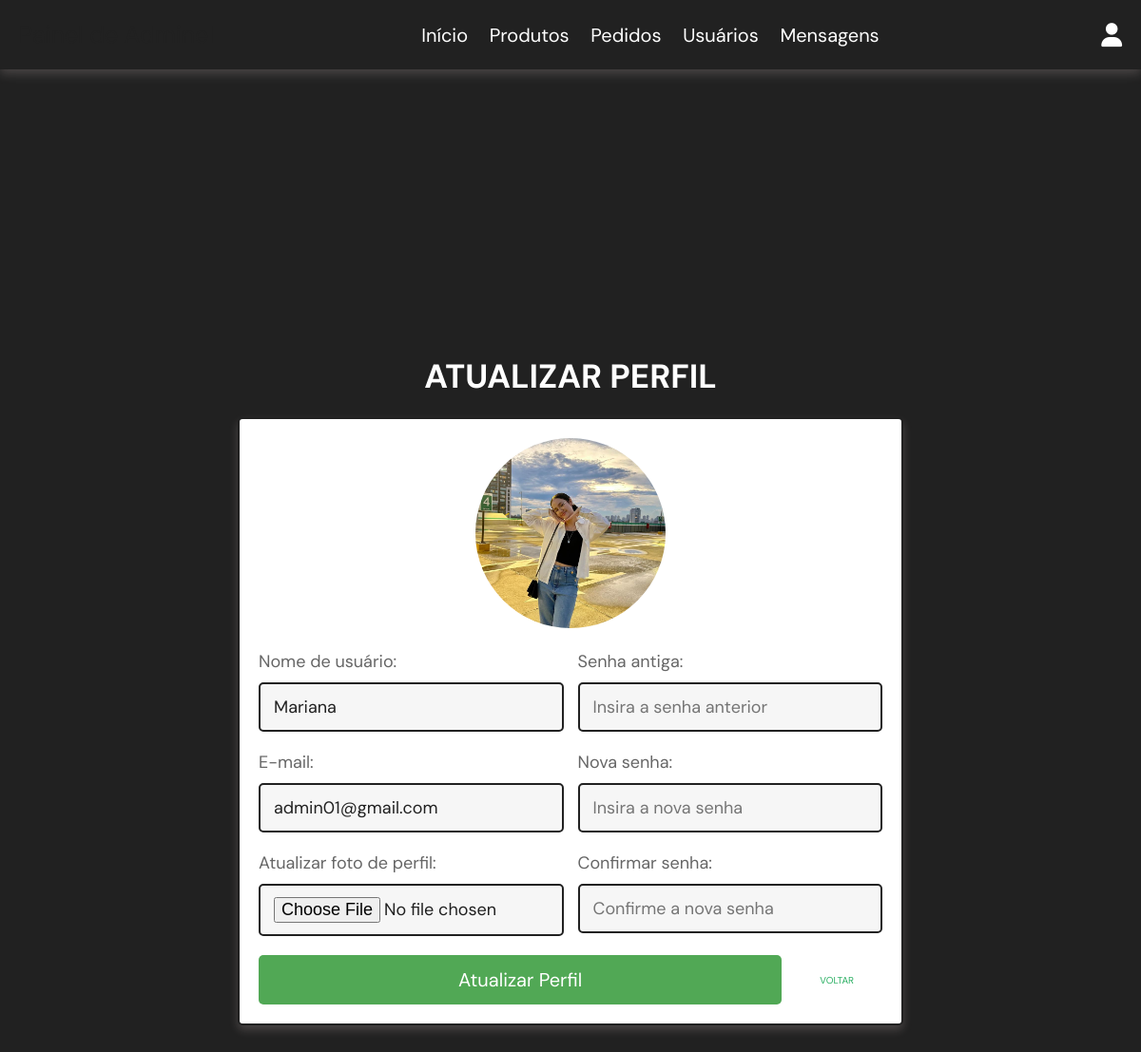
The app's page /admin_update_profile.php (signed in) with its own data.
### tables this page shows
CREATE TABLE `users` (
  `id` int(100) NOT NULL,
  `name` varchar(100) NOT NULL,
  `email` varchar(100) NOT NULL,
  `password` varchar(100) NOT NULL,
  `user_type` varchar(20) NOT NULL DEFAULT 'user',
  `image` varchar(100) NOT NULL,
  `pontos` int(11) NOT NULL,
  `pontos_usados` int(11) NOT NULL DEFAULT 0
);

### admin_update_profile.php (the view, shortened to what this page needs)
<?php
@include 'config.php';
?>
<!DOCTYPE html>
<html lang="pt-br">
<head>
   <link rel="stylesheet" href="https://cdnjs.cloudflare.com/ajax/libs/font-awesome/6.1.1/css/all.min.css">
   <link rel="stylesheet" href="assets/css/components.css">
</head>
<body>
<?php include 'admin_header.php'; ?>
<section class="update-profile">
   <h1 class="title">Atualizar Perfil</h1>
   <form action="" method="POST" enctype="multipart/form-data">
      <img src="uploaded_img/<?= $fetch_profile['image']; ?>" alt="">
      <div class="flex">
         <div class="inputBox">
            <span>Nome de usuário:</span>
            <input type="text" name="name" value="<?= $fetch_profile['name']; ?>" placeholder="Atualizar nome de usuário" required class="box">
            <span>E-mail:</span>
            <input type="email" name="email" value="<?= $fetch_profile['email']; ?>" placeholder="Atualizar e-mail" required class="box">
            <span>Atualizar foto de perfil:</span>
            <input type="file" name="image" accept="image/jpg, image/jpeg, image/png" class="box">
         </div>
         <div class="inputBox">
            <span>Senha antiga:</span>
            <input type="password" name="update_pass" placeholder="Insira a senha anterior" class="box">
            <span>Nova senha:</span>
            <input type="password" name="new_pass" placeholder="Insira a nova senha" class="box">
            <span>Confirmar senha:</span>
            <input type="password" name="confirm_pass" placeholder="Confirme a nova senha" class= "box">
         </div>
      </div>
      <div class="flex-btn">
         <input type="submit" class="btn" value="Atualizar Perfil" name="update_profile">
         <a href="admin_page.php" class="option-btn">Voltar</a>
      </div>
   </form>
</section>
</body>
</html>

### assets/css/components.css (style rules this page uses)
:root { --green:#27ae60; --orange:#038714; --red:#e74c3c; --black:#212121; --light-color:#666; --white:#fff; --light-bg:#f6f6f6; --border:.2rem solid var(--black); --box-shadow:0 .5rem 1rem rgba(255, 233, 233, 0.175); }
* { font-family: 'DM Sans', sans-serif; margin:0; padding:0; box-sizing: border-box; outline: none; border:none; text-decoration: none; color:var(--white); }
body { background-color: var(--black); }
html { font-size: 62.5%; scroll-behavior: smooth; scroll-padding-top: 6.5rem; }
section { padding: 30rem 2rem; max-width: 1200px; margin:0 auto; }
.btn, .delete-btn, .option-btn { display: block; width: 100%; margin-top: 1rem; border-radius: .5rem; color:var(--white); font-size: 2rem; padding:1.3rem 3rem; text-transform: capitalize; cursor: pointer; text-align: center; }
.btn { background-color: #51a855; }
.option-btn { position: relative; color: var(--green); font-size: var(--fontSize-label-2); font-weight: var(--weight-bold); text-transform: uppercase; letter-spacing: var(--letterSpacing-3); max-width: max-content; border: 2px solid var(--gold-crayola); padding: 18px 30; overflow: hidden; z-index: 1; display: flex; align-items: center; justify-content: center; }
.flex-btn { display: flex; flex-wrap: wrap; gap:1rem; }
.flex-btn > * { flex:1; }
.title { text-align: center; margin-bottom: 2rem; text-transform: uppercase; color:var(--white); font-size: 3.5rem; }
.update-profile form { max-width: 70rem; margin: 0 auto; background-color: var(--white); box-shadow: var(--box-shadow); border:var(--border); border-radius: .5rem; padding:2rem; text-align: center; }
.update-profile form .flex { display: flex; gap:1.5rem; justify-content: space-between; }
.update-profile form img { height: 20rem; width: 20rem; margin-bottom: 1rem; border-radius: 50%; object-fit: cover; }
.update-profile form .inputBox { text-align: left; width: 49%; }
.update-profile form .inputBox span { display: block; padding-top: 1rem; font-size: 1.8rem; color:var(--light-color); }
.update-profile form .inputBox .box { width: 100%; padding:1.2rem 1.4rem; font-size: 1.8rem; color:var(--black); border:var(--border); border-radius: .5rem; margin:1rem 0; background-color: var(--light-bg); }

### records on screen
users: image (picture), name "Mariana", email "admin01@gmail.com"
